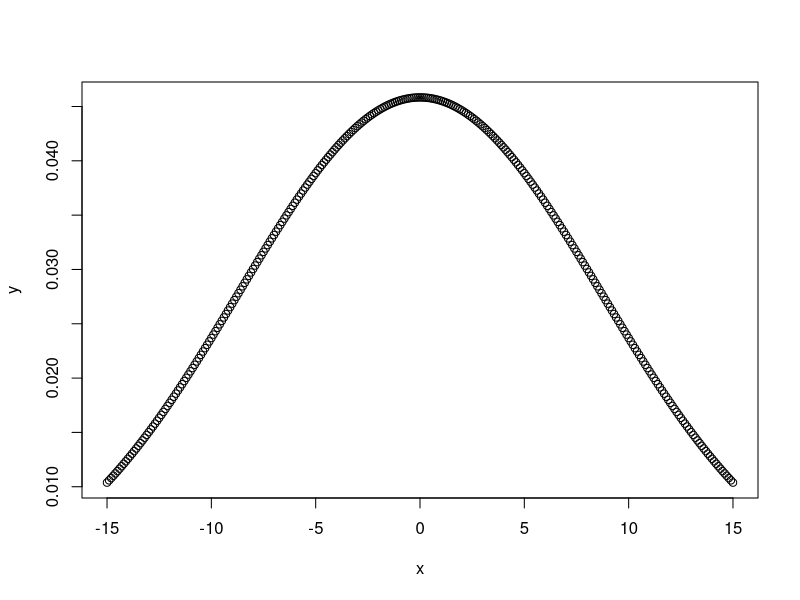
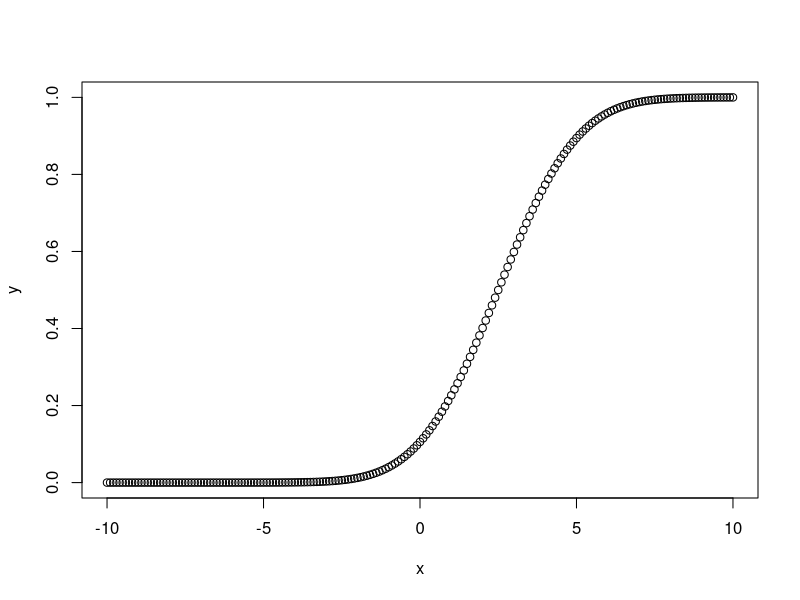
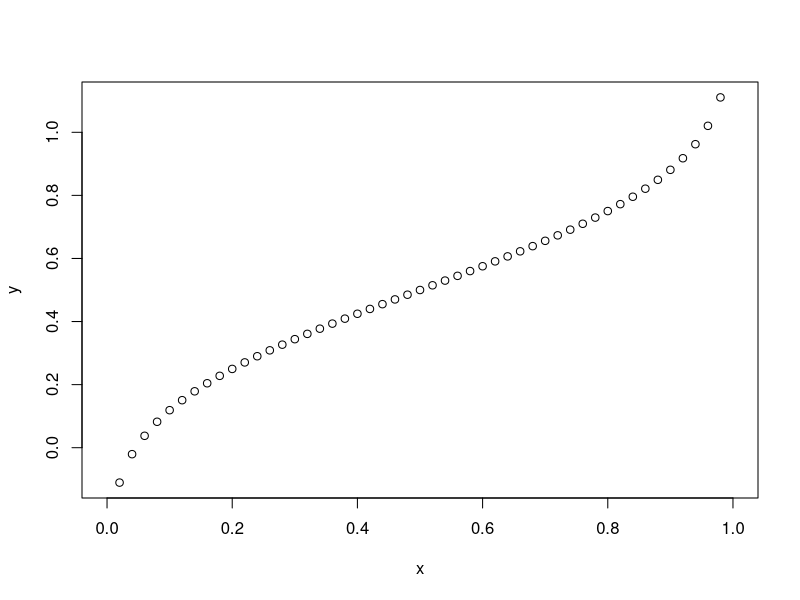
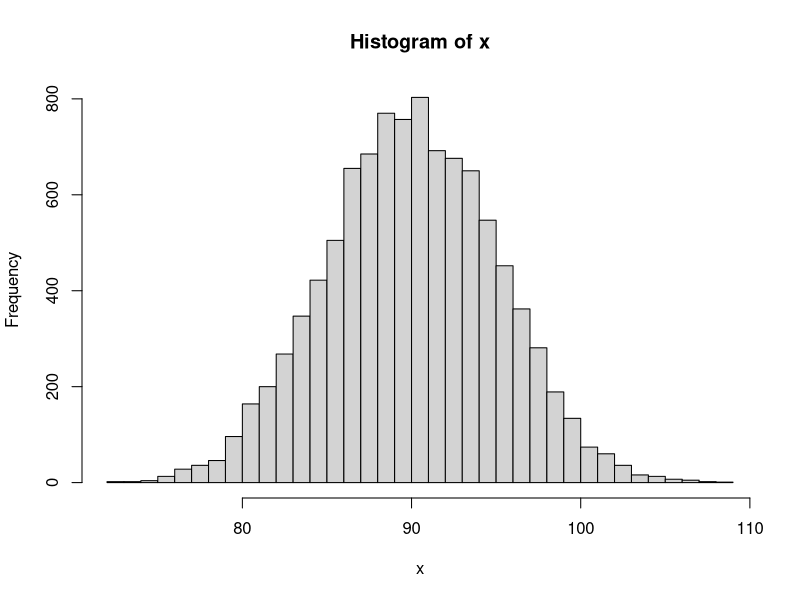

The R script that drew these images, in order:
# creating a sequence of values 
# between -15 to 15 with a difference of 0.1 
x = seq(-15, 15, by=0.1) 

y = dnorm(x, mean(x), sd(x)) 

# output to be present as PNG file 
png(file="dnormExample.png") 

# Plot the graph. 
plot(x, y) 

# saving the file 
dev.off() 


# creating a sequence of values 
# between -10 to 10 with a difference of 0.1 
x <- seq(-10, 10, by=0.1) 

y <- pnorm(x, mean = 2.5, sd = 2) 

# output to be present as PNG file 
png(file="pnormExample.png") 

# Plot the graph. 
plot(x, y) 

# saving the file 
dev.off() 


# Create a sequence of probability values 
# incrementing by 0.02. 
x <- seq(0, 1, by = 0.02) 

y <- qnorm(x, mean(x), sd(x)) 

# output to be present as PNG file 
png(file = "qnormExample.png") 

# Plot the graph. 
plot(x, y) 

# Save the file. 
dev.off() 


# Create a vector of 1000 random numbers 
# with mean=90 and sd=5 
x <- rnorm(10000, mean=90, sd=5) 

# output to be present as PNG file 
png(file = "rnormExample.png") 

# Create the histogram with 50 bars 
hist(x, breaks=50) 

# Save the file. 
dev.off() 